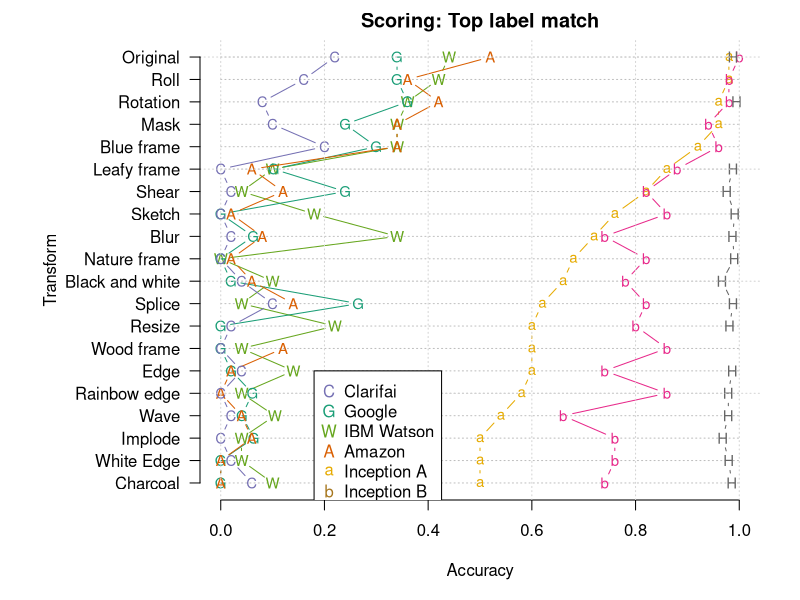
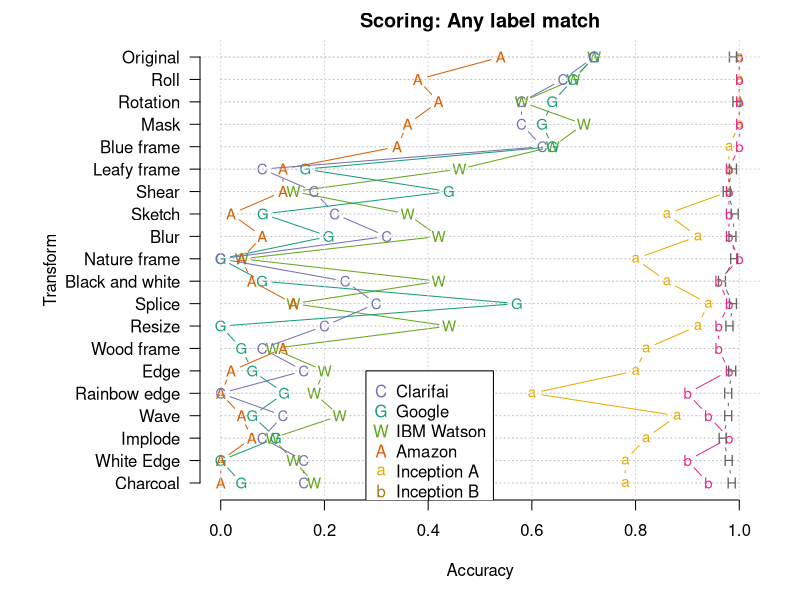

Generate these figures, in order, with R:
## ---- chunk 1
knitr::opts_chunk$set(echo = TRUE)
library(RColorBrewer)
palette(brewer.pal(8,"Dark2"))

## R Markdown
## ---- chunk 2
library(dplyr)
dat <- read.csv("../Human_data/summaries.csv")

dat.best <- select(dat,
type=X,IBM=IBM.BEST,
Google=Google.best,
Amazon=Amazon.best,
Clarifia=Clarifai.best,
Inception.A=InceptionMax,
Inception.B=inception2max,
HumanAcc=Accuracy)


dat.any <- select(dat,
type=X,IBM=IBM.ANY,
Google=Google.any,
Amazon=amazon.any,
Clarifai=Clarifai.any,
Inception.A=InceptionAny,
Inception.B=inception2any,
HumanAcc=Accuracy)

tmp1 <- ((cor(dat.best[,-c(1)],use = "pairwise.complete")))
tmp2 <- ((cor(dat.any[,-c(1)],use = "pairwise.complete")))


## ---- chunk 3
pdf("../transforms-best.pdf",width=7,height=9)
par(mar=c(5,10,2,2))

colord <- c(5,1,2,3,6,4,8,7)

ord <- order(dat.best$Inception.A)
names <- dat.best$type[ord] #auto names; not well done
names2 <- c("Charcoal","White Edge","Implode","Wave","Rainbow edge","Edge",
                 "Wood frame","Resize","Splice","Black and white","Nature frame",
                 "Blur","Sketch","Shear","Leafy frame","Blue frame","Mask","Rotation",
                 "Roll","Original")

matplot(dat.best[ord,-1],1:20,main="Scoring: Top label match",bty="n",
        yaxt="n",xlab="Accuracy",ylab="",lty=2,type="n",cex=1.5)
segments(0,1:20,1,1:20,lty=3,col="grey")

matplot(dat.best[ord,-1],1:20,main="Scoring: Top label match",add=T,col=colord,
        pch=c("W","G","A","C","a","b","H"),
        yaxt="n",xlab="Accuracy",ylab="",lty=1,type="b",cex=.9)

grid()
axis(2,1:length(ord),names2,las=2)
title(ylab="Transform",line=7)

legend(.18,6,c("Clarifai","Google","IBM Watson","Amazon","Inception A","Inception B","Human"),
       pch=c("C","G","W","A","a","b","H"),
       col=c(3,1,5,2,6,7,8))

dev.off()
## ---- chunk 4
pdf("../figs/transforms-any.pdf",width=7,height=9)
par(mar=c(5,10,2,2))

colord <- c(5,1,2,3,6,4,8,7)

##uuse same order as other image
ord <- order(dat.best$Inception.A)
names <- dat.any$type[ord] #auto names; not well done
names2 <- c("Charcoal","White Edge","Implode","Wave","Rainbow edge","Edge",
                 "Wood frame","Resize","Splice","Black and white","Nature frame",
                 "Blur","Sketch","Shear","Leafy frame","Blue frame","Mask","Rotation",
                 "Roll","Original")

matplot(dat.any[ord,-1],1:20,main="Scoring: Any label match",bty="n",
        yaxt="n",xlab="Accuracy",ylab="",lty=2,type="n",cex=1.5)
segments(0,1:20,1,1:20,lty=3,col="grey")

matplot(dat.any[ord,-1],1:20,main="Scoring: Top label match",add=T,col=colord,
        pch=c("W","G","A","C","a","b","H"),
        yaxt="n",xlab="Accuracy",ylab="",lty=1,type="b",cex=.9)

grid()
axis(2,1:length(ord),names2,las=2)
title(ylab="Transform",line=7)

legend(.28,6,c("Clarifai","Google","IBM Watson","Amazon","Inception A","Inception B","Human"),
       pch=c("C","G","W","A","a","b","H"),
       col=c(3,1,5,2,6,7,8))

dev.off()
